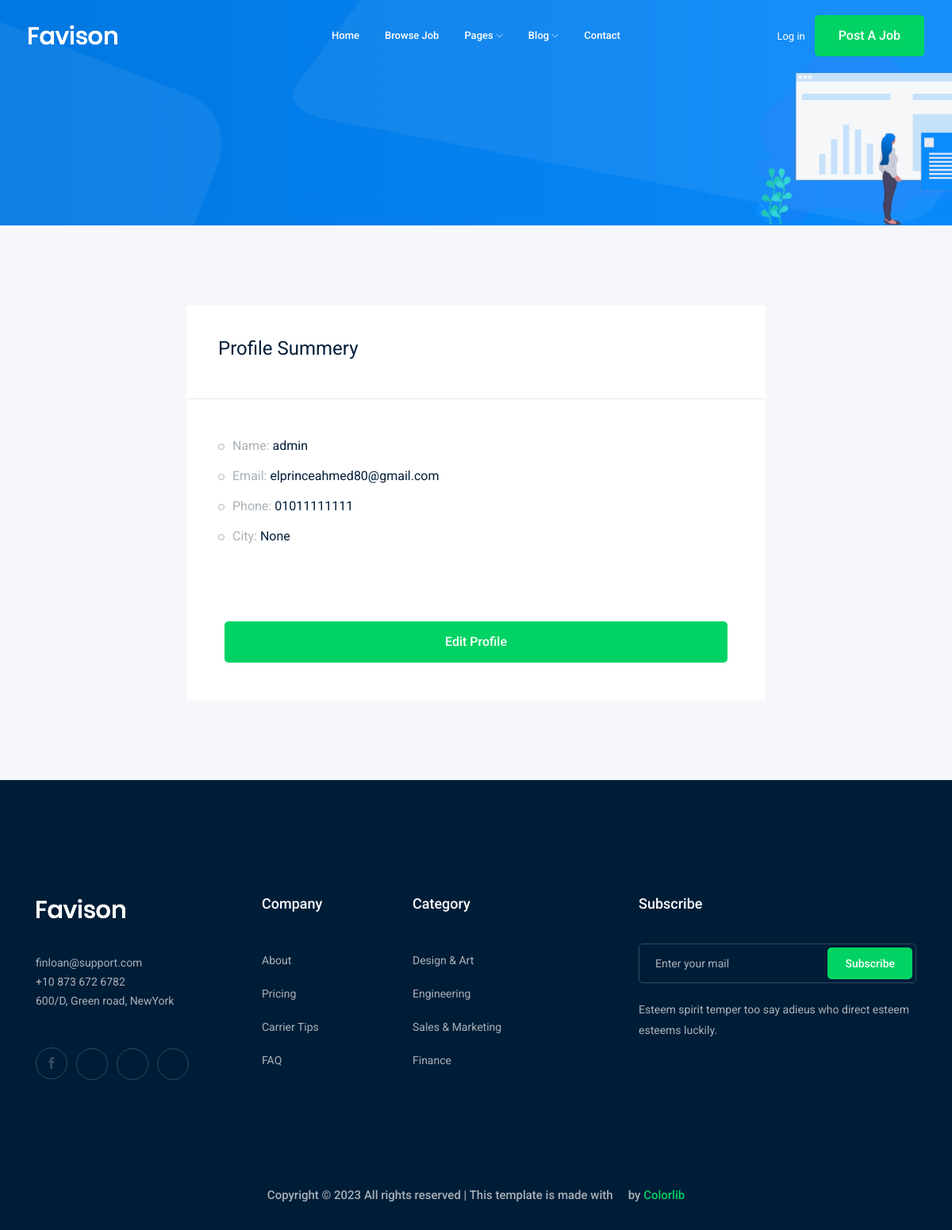
The app's page /accounts/profile (signed in), older data.
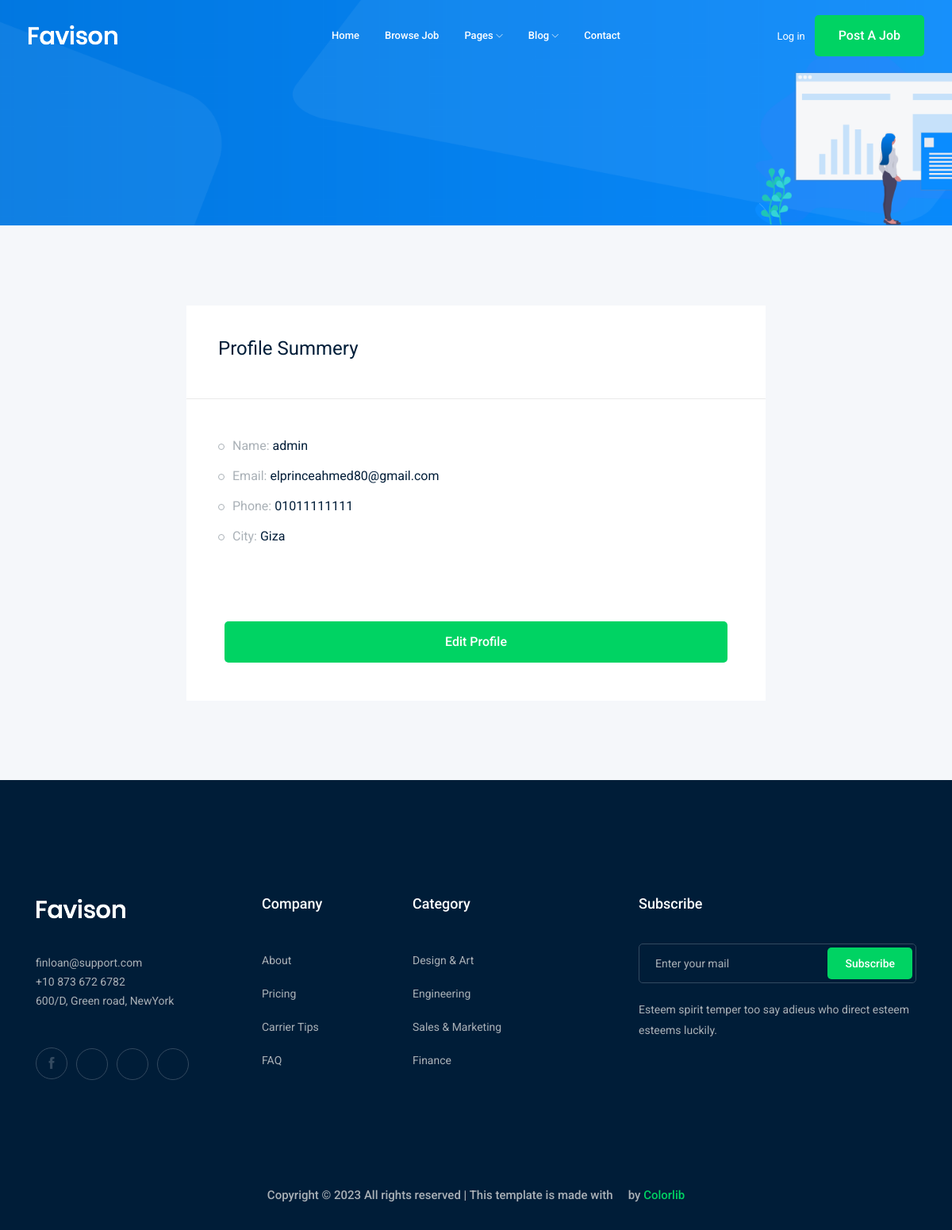
The same page, newer data.
### accounts/models.py (models this page shows)
class Profile(models.Model):
    user = models.OneToOneField(User, on_delete=models.CASCADE)
    city = models.ForeignKey(
        'City', related_name='user_city', on_delete=models.CASCADE, blank=True, null=True)
    phone_number = models.CharField(max_length=15)
    image = models.ImageField(upload_to='profile/')
    def __str__(self):
        return str(self.user)

class City(models.Model):
    name = models.CharField(max_length=30)
    def __str__(self):
        return str(self.name)

### accounts/views.py (the view)
# urls.py: path('profile', views.profile, name='profile'),
def profile(request):
    profile = Profile.objects.get(user=request.user)
    return render(request, 'accounts/profile.html', {'profile': profile})

### accounts/templates/accounts/profile.html (shortened to what this page needs)
{% extends 'base.html' %}
{% load bootstrap5 %}
{% block body %}
<div class="bradcam_area bradcam_bg_1">
    <div class="container">
        <div class="row">
            <div class="col-xl-12">
            </div>
        </div>
    </div>
</div>
<div class="job_details_area">
    <div class="container">
        <div class="row">
            <div class="col-lg-8 mx-auto">
                <div class="job_sumary">
                    <div class="summery_header">
                        <h3>Profile Summery</h3>
                    </div>
                    <div class="job_content">
                        <ul>
                            <li>Name: <span>{{profile}}</span></li>
                            <li>Email: <span>{{profile.user.email}}</span></li>
                            <li>Phone: <span>{{profile.phone_number}}</span></li>
                            <li>City: <span>{{profile.city}}</span></li>
                        </ul>
                    </div>
                    <div class="p-5"><a href="{% url 'accounts:profile_edit' %}" class="boxed-btn3 w-100">Edit
                            Profile</a></div>
                </div>
            </div>
        </div>
    </div>
</div>
{% endblock body %}

### templates/base.html (shortened to what this page needs)
{% load static %}
<!doctype html>
<html class="no-js" lang="zxx">
<head>
    <link rel="stylesheet" href="{% static 'css/bootstrap.min.css' %}">
    <link rel="stylesheet" href="{% static 'css/owl.carousel.min.css' %}">
    <link rel="stylesheet" href="{% static 'css/magnific-popup.css' %}">
    <link rel="stylesheet" href="{% static 'css/font-awesome.min.css' %}">
    <link rel="stylesheet" href="{% static 'css/themify-icons.css' %}">
    <link rel="stylesheet" href="{% static 'css/nice-select.css' %}">
    <link rel="stylesheet" href="{% static 'css/flaticon.css' %}">
    <link rel="stylesheet" href="{% static 'css/jquery-ui.css' %}">
    <link rel="stylesheet" href="{% static 'css/gijgo.css' %}">
    <link rel="stylesheet" href="{% static 'css/animate.min.css' %}">
    <link rel="stylesheet" href="{% static 'css/slicknav.css' %}">
    <link rel="stylesheet" href="{% static 'css/style.css' %}">
</head>
<body>
    <header>
        <div class="header-area ">
            <div id="sticky-header" class="main-header-area">
                <div class="container-fluid ">
                    <div class="header_bottom_border">
                        <div class="row align-items-center">
                            <div class="col-xl-3 col-lg-2">
                                <div class="logo">
                                    <a href="index.html">
                                        <img src="img/logo.png" alt="">
                                    </a>
                                </div>
                            </div>
                            <div class="col-xl-6 col-lg-7">
                                <div class="main-menu  d-none d-lg-block">
                                    <nav>
                                        <ul id="navigation">
                                            <li><a href="index.html">home</a></li>
                                            <li><a href="jobs.html">Browse Job</a></li>
                                            <li><a href="#">pages <i class="ti-angle-down"></i></a>
                                            </li>
                                            <li><a href="#">blog <i class="ti-angle-down"></i></a>
                                            </li>
                                            <li><a href="contact.html">Contact</a></li>
                                        </ul>
                                    </nav>
                                </div>
                            </div>
                            <div class="col-xl-3 col-lg-3 d-none d-lg-block">
                                <div class="Appointment">
                                    <div class="phone_num d-none d-xl-block">
                                        <a href="#">Log in</a>
                                    </div>
                                    <div class="d-none d-lg-block">
                                        <a class="boxed-btn3" href="#">Post a Job</a>
                                    </div>
                                </div>
                            </div>
                            <div class="col-12">
                            </div>
                        </div>
                    </div>
                </div>
            </div>
        </div>
    </header>
    {% block body %}
    {% endblock body %}
    <footer class="footer">
        <div class="footer_top">
            <div class="container">
                <div class="row">
                    <div class="col-xl-3 col-md-6 col-lg-3">
                        <div class="footer_widget wow fadeInUp" data-wow-duration="1s" data-wow-delay=".3s">
                            <div class="footer_logo">
                                <a href="#">
                                    <img src="img/logo.png" alt="">
                                </a>
                            </div>
                            <p>
                                finloan@support.com <br>
                                +10 873 672 6782 <br>
                                600/D, Green road, NewYork
                            </p>
                            <div class="socail_links">
                                <ul>
                                    <li>
                                        <a href="#">
                                            <i class="ti-facebook"></i>
                                        </a>
                                    </li>
                                    <li>
                                        <a href="#">
                                            <i class="fa fa-google-plus"></i>
                                        </a>
                                    </li>
                                    <li>
                                        <a href="#">
                                            <i class="fa fa-twitter"></i>
                                        </a>
                                    </li>
                                    <li>
                                        <a href="#">
                                            <i class="fa fa-instagram"></i>
                                        </a>
                                    </li>
                                </ul>
                            </div>
                        </div>
                    </div>
                    <div class="col-xl-2 col-md-6 col-lg-2">
                        <div class="footer_widget wow fadeInUp" data-wow-duration="1.1s" data-wow-delay=".4s">
                            <h3 class="footer_title">
                                Company
                            </h3>
                            <ul>
                                <li><a href="#">About </a></li>
                                <li><a href="#"> Pricing</a></li>
                                <li><a href="#">Carrier Tips</a></li>
                                <li><a href="#">FAQ</a></li>
                            </ul>
                        </div>
                    </div>
                    <div class="col-xl-3 col-md-6 col-lg-3">
                        <div class="footer_widget wow fadeInUp" data-wow-duration="1.2s" data-wow-delay=".5s">
                            <h3 class="footer_title">
                                Category
                            </h3>
                            <ul>
                                <li><a href="#">Design & Art</a></li>
                                <li><a href="#">Engineering</a></li>
                                <li><a href="#">Sales & Marketing</a></li>
                                <li><a href="#">Finance</a></li>
                            </ul>
                        </div>
                    </div>
                    <div class="col-xl-4 col-md-6 col-lg-4">
                        <div class="footer_widget wow fadeInUp" data-wow-duration="1.3s" data-wow-delay=".6s">
                            <h3 class="footer_title">
                                Subscribe
                            </h3>
                            <form action="#" class="newsletter_form">
                                <input type="text" placeholder="Enter your mail">
                                <button type="submit">Subscribe</button>
                            </form>
                            <p class="newsletter_text">Esteem spirit temper too say adieus who direct esteem esteems
                                luckily.</p>
                        </div>
                    </div>
                </div>
            </div>
        </div>
        <div class="copy-right_text wow fadeInUp" data-wow-duration="1.4s" data-wow-delay=".3s">
            <div class="container">
                <div class="row">
                    <div class="col-xl-12">
                        <p class="copy_right text-center">
                            Copyright &copy;
                            <script>document.write(new Date().getFullYear());</script> All rights reserved | This
                            template is made with <i class="fa fa-heart-o" aria-hidden="true"></i> by <a
                                href="https://colorlib.com" target="_blank">Colorlib</a>
                        </p>
                    </div>
                </div>
            </div>
        </div>
    </footer>
</body>
</html>

Row changes from the older to the newer data that the page shows:
changed Profile "admin": city "None" → "Giza"
